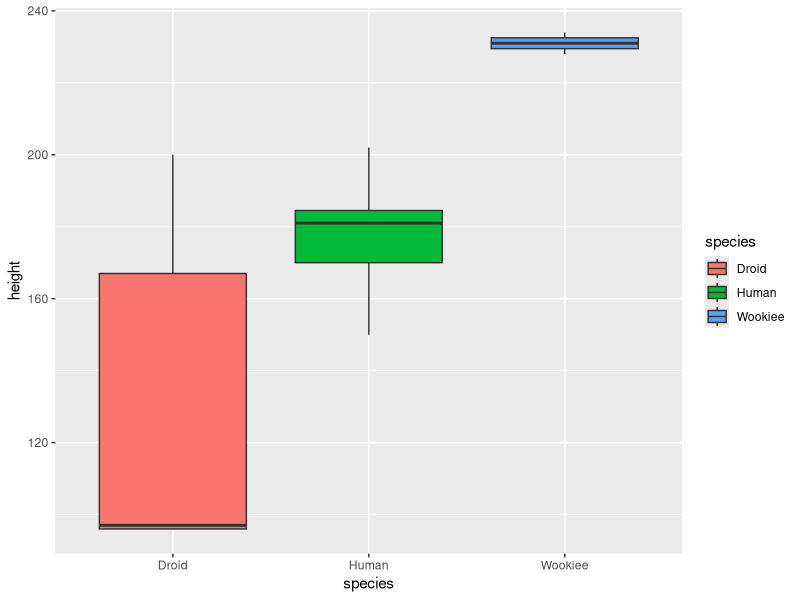

Here is the R script that generated this plot:
## ---- chunk 1
knitr::opts_chunk$set(echo = FALSE, message = FALSE, warning = FALSE, fig.width = 6)
## ---- chunk 2
library(tidyverse)
starwars %>%
  filter(species == "Wookiee") %>%
  select(name, homeworld) %>%
  kableExtra::kable("latex", caption = "Wookiees and their homeworld.", booktabs = TRUE) %>%
  kableExtra::kable_styling(latex_options = "hold_position")
## ---- chunk 3
starwars %>%
  filter(species %in% c("Human", "Droid", "Wookiee")) %>%
  ggplot(aes(x = species, y = height, fill = species)) + 
  geom_boxplot()
